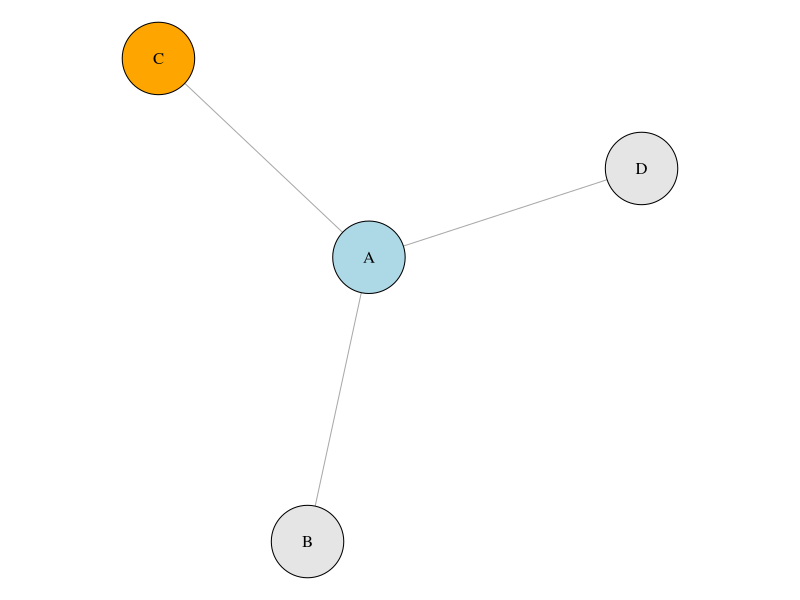
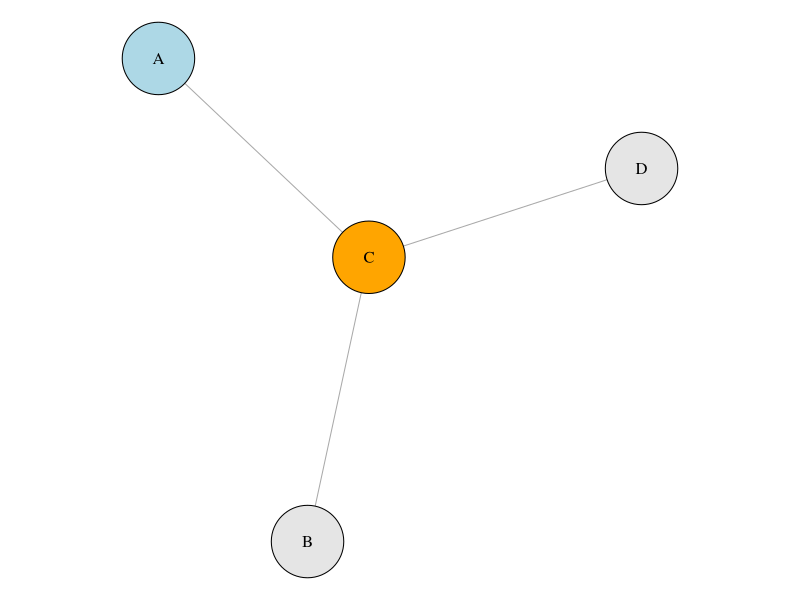

Recreate these plots in R, in order.
library(igraph)

set.seed(123)

# Create the graph data
edges <- data.frame(
  from = c("A", "A", "A"),
  to   = c("B", "C", "D")
)
g1 <- graph_from_data_frame(edges, directed = FALSE)

# Create a second graph with permuted labels
original_labels <- V(g1)$name
permuted_labels <- c("C", "B", "A", "D") # A and C are swapped
name_map <- setNames(permuted_labels, original_labels)

g2 <- g1
V(g2)$name <- name_map[V(g1)$name]

# Use a consistent layout for both graphs
layout <- layout_with_fr(g1)

# Function to assign consistent node colors
assign_node_colors <- function(names) {
  sapply(names, function(n) {
    if (n == "A") {
      "lightblue"
    } else if (n == "C") {
      "orange"
    } else {
      "gray90"
    }
  })
}

colors_g1 <- assign_node_colors(V(g1)$name)
colors_g2 <- assign_node_colors(V(g2)$name)

# Create directory if needed
if (!dir.exists("examples")) {
  dir.create("examples")
}

# Plot original graph (g1)
pdf("examples/node_exch_g1_dark.pdf", width = 4, height = 2.5)
par(mar = c(0, 0, 0, 0))
plot(g1,
  layout = layout,
  vertex.label = V(g1)$name,
  vertex.label.color = "black",
  vertex.color = colors_g1,
  vertex.size = 30,
  edge.color = "darkgray"
)
dev.off()

# Plot permuted graph (g2)
pdf("examples/node_exch_g2_dark.pdf", width = 4, height = 2.5)
par(mar = c(0, 0, 0, 0))
plot(g2,
  layout = layout,
  vertex.label = V(g2)$name,
  vertex.label.color = "black",
  vertex.color = colors_g2,
  vertex.size = 30,
  edge.color = "darkgray"
)
dev.off()
